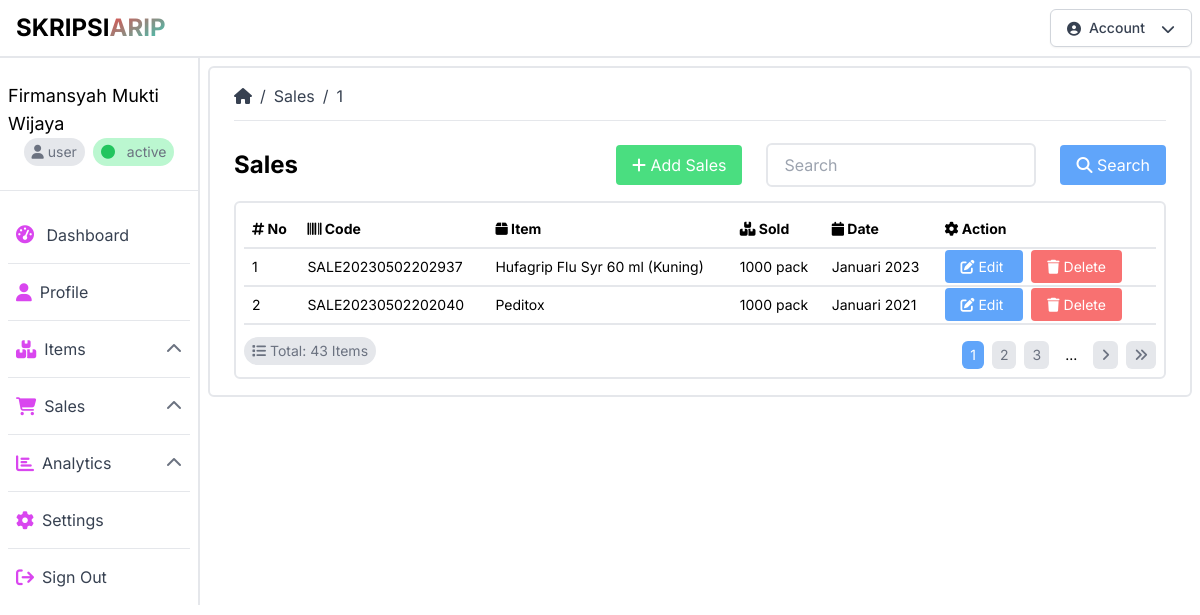
Page /sales.php (signed in) on the earlier database version.
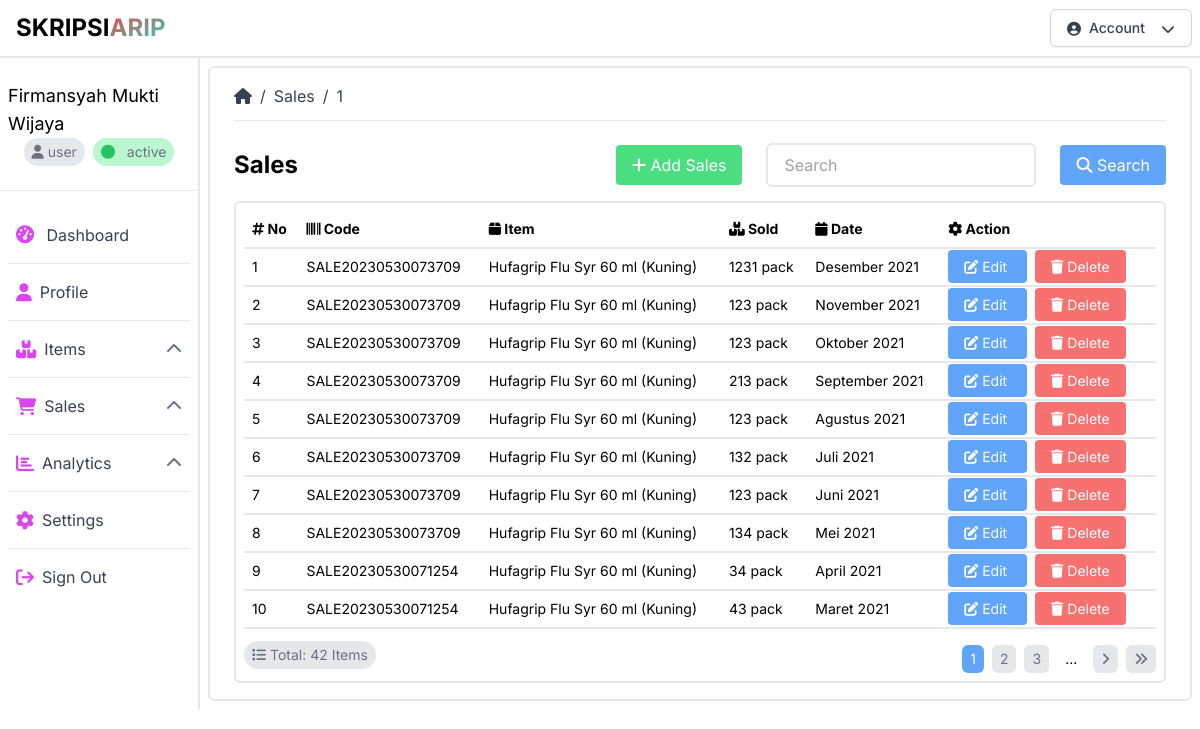
Same page on the later database version.
### tables this page shows
CREATE TABLE `sales` (
  `id` int(11) NOT NULL,
  `code` varchar(32) NOT NULL,
  `sold` varchar(256) NOT NULL,
  `month` varchar(16) NOT NULL,
  `year` varchar(16) NOT NULL,
  `created_at` datetime NOT NULL,
  `updated_at` datetime NOT NULL,
  `id_item` int(11) NOT NULL,
  `id_user` int(11) NOT NULL
);

CREATE TABLE `items` (
  `id` int(11) NOT NULL,
  `code` varchar(32) NOT NULL,
  `name` varchar(128) NOT NULL,
  `price` varchar(256) NOT NULL,
  `stock` varchar(256) NOT NULL,
  `created_at` datetime NOT NULL,
  `updated_at` datetime NOT NULL,
  `id_user` int(11) NOT NULL
);

### public/sales.php (the view, shortened to what the rows shown need)
<?php
require_once("config.php");
$limit = 10;
$page = isset($_GET["page"]) ? (int)$_GET["page"] : 1;
$start = ($page > 1) ? ($page * $limit) - $limit : 0;
$sales = "SELECT s.id, s.code, s.sold, s.month, s.year, s.created_at, i.name, i.price, i.stock FROM sales s INNER JOIN items i ON s.id_item = i.id ORDER BY s.id DESC LIMIT $start, $limit";
$sales_result = mysqli_query($conn, $sales);
$no = $start + 1;
?>
<!DOCTYPE html>
<html lang="id">
<head>
    <link rel="stylesheet" href="css/output.css">
    <link rel="stylesheet" href="https://cdnjs.cloudflare.com/ajax/libs/font-awesome/6.4.0/css/all.min.css"
 />
</head>
<body class="font-inter">
    <div class="container-fluid mx-auto h-auto">
        <div class="flex">
            <?php
                include("components/sidebar.php");
            ?>
            <div class="w-10/12 h-[calc(100vh-3.5rem)] p-2">
                <div class="w-full h-auto border-2 border-gray-200 rounded-md py-4 px-6">
                    <div class="flex flex-col gap-4 mt-4">
                        <div class="flex flex-col gap-2">
                            <div class="flex flex-row items-center justify-between">
                                <div class="flex flex-row items-center gap-2">
                                    <h1 class="text-2xl font-bold">Sales</h1>
                                </div>
                            </div>
                            <div class="w-full h-auto border-2 border-gray-200 rounded-md py-2 px-2">
                                <table class="w-full text-left text-sm">
                                    <thead class="border-b-2 border-gray-200">
                                        <tr>
                                            <th class="px-2 py-2">
                                                <i class="fas fa-hashtag"></i>
                                            No</th>
                                            <th class="px-2 py-2">
                                                <i class="fas fa-barcode"></i>
                                            Code</th>
                                            <th class="px-2 py-2">
                                                <i class="fas fa-box"></i>
                                            Item</th>
                                            <th class="px-2 py-2">
                                                <i class="fas fa-boxes"></i>
                                            Sold</th>
                                            <th class="px-2 py-2">
                                                <i class="fas fa-calendar"></i>
                                            Date</th>
                                            <th class="px-2 py-2">
                                                <i class="fas fa-cog"></i>
                                            Action</th>
                                        </tr>
                                    </thead>
                                    <tbody>
                                        <?php
                                            while($sales = mysqli_fetch_array($sales_result)){
                                                $bulan = array(
                                                    1 => 'Januari',
                                                    2 => 'Februari',
                                                    3 => 'Maret',
                                                    4 => 'April',
                                                    5 => 'Mei',
                                                    6 => 'Juni',
                                                    7 => 'Juli',
                                                    8 => 'Agustus',
                                                    9 => 'September',
                                                    10 => 'Oktober',
                                                    11 => 'November',
                                                    12 => 'Desember'
                                                );
                                        ?>
                                        <tr class="border-b-2 border-gray-200">
                                            <td class="px-2 py-2"><?php echo $no++; ?></td>
                                            <td class="px-2 py-2"><?php echo $sales["code"]; ?></td>
                                            <td class="px-2 py-2"><?php echo $sales["name"]; ?></td>
                                            <td class="px-2 py-2"><?php echo $sales["sold"]; ?> pack</td>
                                            <td class="px-2 py-2"><?php echo $bulan[$sales["month"]]; ?> <?php echo $sales["year"]; ?></td>
                                            <td class="px-2 py-2">
                                                <a href="edit_sales.php?id=<?php echo $sales["id"]; ?>"
                                                    class="bg-blue-400 text-white px-4 py-2 rounded hover:bg-blue-600 mr-2">
                                                    <i class="fas fa-edit"></i>
                                                    Edit
                                                </a>
                                                <a href="delete_sales.php?id=<?php echo $sales["id"]; ?>"
                                                    class="bg-red-400 text-white px-4 py-2 rounded hover:bg-red-600 mr-2">
                                                    <i class="fas fa-trash"></i>
                                                    Delete
                                                </a>
                                            </td>
                                        </tr>
                                        <?php
                                            }
                                        ?>
                                    </tbody>
                                </table>
                            </div>
                        </div>
                    </div>
                </div>
            </div>
        </div>
</body>
</html>

Differences in the rows shown:
no longer on this page (row unchanged): sales: code "SALE20230502202937", id_item.name "Hufagrip Flu Syr 60 ml (Kuning)", sold "1000", month "Januari", year "2023"
no longer on this page (row edited): sales: code "SALE20230502202040", id_item.name "Peditox", sold "1000", month "Januari", year "2021"
added sales: code "SALE20230530073709", id_item.name "Hufagrip Flu Syr 60 ml (Kuning)", sold "1231", month "Desember", year "2021"
added sales: code "SALE20230530073709", id_item.name "Hufagrip Flu Syr 60 ml (Kuning)", sold "123", month "November", year "2021"
added sales: code "SALE20230530073709", id_item.name "Hufagrip Flu Syr 60 ml (Kuning)", sold "123", month "Oktober", year "2021"
added sales: code "SALE20230530073709", id_item.name "Hufagrip Flu Syr 60 ml (Kuning)", sold "213", month "September", year "2021"
added sales: code "SALE20230530073709", id_item.name "Hufagrip Flu Syr 60 ml (Kuning)", sold "123", month "Agustus", year "2021"
added sales: code "SALE20230530073709", id_item.name "Hufagrip Flu Syr 60 ml (Kuning)", sold "132", month "Juli", year "2021"
added sales: code "SALE20230530073709", id_item.name "Hufagrip Flu Syr 60 ml (Kuning)", sold "123", month "Juni", year "2021"
added sales: code "SALE20230530073709", id_item.name "Hufagrip Flu Syr 60 ml (Kuning)", sold "134", month "Mei", year "2021"
added sales: code "SALE20230530071254", id_item.name "Hufagrip Flu Syr 60 ml (Kuning)", sold "34", month "April", year "2021"
added sales: code "SALE20230530071254", id_item.name "Hufagrip Flu Syr 60 ml (Kuning)", sold "43", month "Maret", year "2021"
Other differences:
$total_data: "43" → "42"
